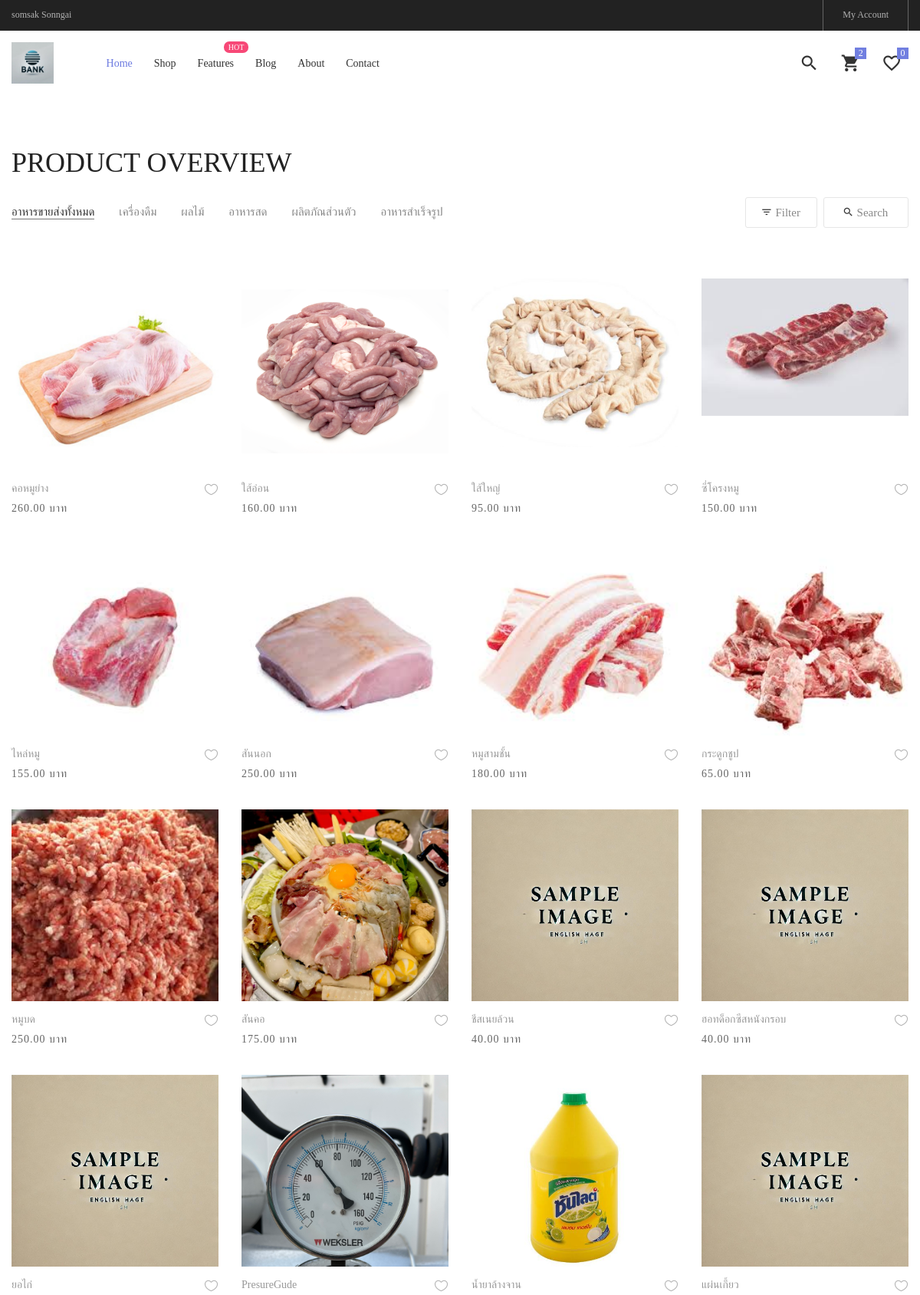
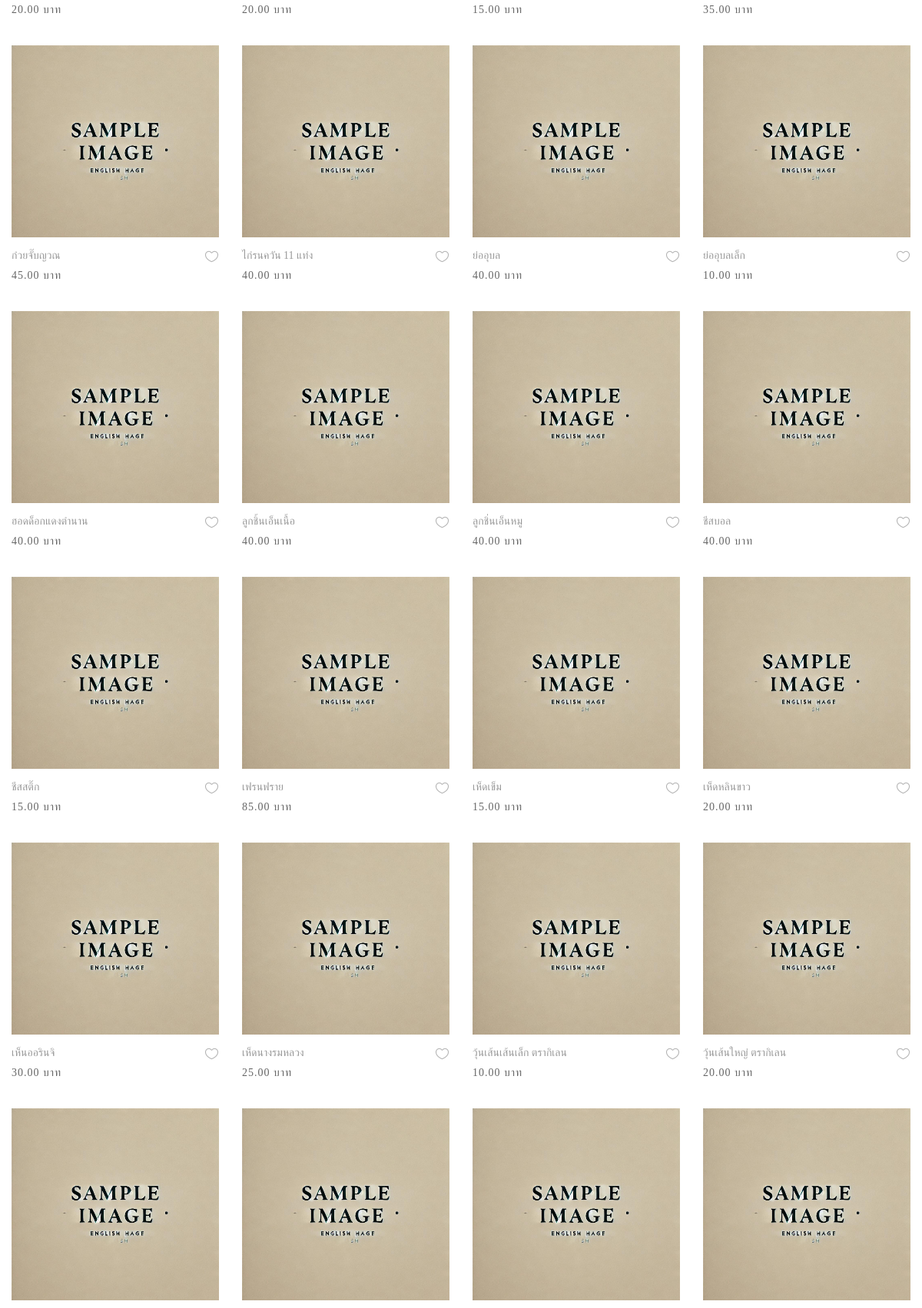
The page /ProductNew (upper part) on the database its author committed (2 pictures, top to bottom).
### productapp/models.py (models this page shows, shortened)
class Product1(models.Model):
    category = models.ForeignKey(Category, on_delete=models.CASCADE,null=True)  # เชื่อมโยงกับ Category
    name = models.CharField(max_length=100)  # ชื่อสินค้า
    description = models.TextField(max_length=500)
    price = models.DecimalField(max_digits=10, decimal_places=2)
    stock = models.DecimalField(max_digits=10, decimal_places=2)
    is_trending = models.BooleanField(default=False)
    image = models.ImageField(upload_to="product")
    profitprice = models.DecimalField(max_digits=10, decimal_places=2)
    created_at = models.DateTimeField(auto_now_add=True)  # วันที่เพิ่ม
    updated_at = models.DateTimeField(auto_now=True)      # วันที่แก้ไข
    barcode = models.CharField(max_length=13, unique=True) # สามารถที่จะทำการเพิ่มได้แค่ 13 ตัว
    class Meta:
        verbose_name = "Product"
        verbose_name_plural = "รายการสินค้า"

### productapp/views.py (the view)
# urls.py: path("ProductNew",views.ProductNew,name="Productnew"),
def ProductNew(request):
     all_product=Product1.objects.all().order_by("category") # เรียกลำดับจากชื่อสินค้า ถ้าเป็นการเพิ่ม order_by ตัวนี้จะมีการเชื่อมโยงกับ Product.html
     page=request.GET.get("page") # ดึงค่า parameter page เพิ่อระบุว่าผู้ใช้ต้องการดูหน้าที่เท่าไหร่ ถ้าไม่มี parametre page ใน url ค่านี้จะเป็น  None
     paginator=Paginator(all_product,500) #สร้าง object Paginator เพื่อแบ่งข้อมูล all_product ออกเป็นหน้า page โดยแต่ล่ะหน้าจะแสดงข้อมูล 3 รายการ
     all_product=paginator.get_page(page) #ดึงข้อมูลของหน้าที่ผู้ชายที่จะต้องการดู (ตามค่า page ที่ได้จาก url ) ถ้า page เป็น None  หรือไม่ถูกต้อง (เช่น มากกว่าจำนวณหน้าทั้งหมด ) จะดึงข้อมูลหน้าแรกมาให้โดยอัตโนมัติ
     return render (request,"ProductUpdate.html",{"all_product":all_product}) #ทำการดึงค่าตัวแปรมาเก็บไว้แล้ว Return กับไป

### productapp/models.py (called while the page is built)
    def __str__(self):
        return self.name

### productapp/templates/ProductUpdate.html (shortened to what this page needs)
{% extends "layoutUpdate.html"%}
{% load humanize %}
{% load static %}
{% block content%}
        <div class="sec-banner bg0 p-t-80 p-b-50">
        </div>
        <section class="bg0 p-t-23 p-b-140">
            <div class="container">
                <div class="p-b-10">
                    <h3 class="ltext-103 cl5">
                        Product Overview
                    </h3>
                </div>
                <div class="flex-w flex-sb-m p-b-52">
                    <div class="flex-w flex-l-m filter-tope-group m-tb-10">
                        <button class="stext-106 cl6 hov1 bor3 trans-04 m-r-32 m-tb-5 how-active1" data-filter="*">
                            อาหารขายส่งทั้งหมด
                        </button>
                        <button class="stext-106 cl6 hov1 bor3 trans-04 m-r-32 m-tb-5" data-filter=".women">
                            เครื่องดืม
                        </button>
                        <button class="stext-106 cl6 hov1 bor3 trans-04 m-r-32 m-tb-5" data-filter=".men">
                            ผลไม้
                        </button>
                        <button class="stext-106 cl6 hov1 bor3 trans-04 m-r-32 m-tb-5" data-filter=".อาหารสด">
                            อาหารสด
                        </button>
                        <button class="stext-106 cl6 hov1 bor3 trans-04 m-r-32 m-tb-5" data-filter=".ผลิตภัณส่วนตัว">
                            ผลิตภัณส่วนตัว
                        </button>
                        <button class="stext-106 cl6 hov1 bor3 trans-04 m-r-32 m-tb-5" data-filter=".watches">
                            อาหารสำเร็จรูป
                        </button>
                    </div>
                    <div class="flex-w flex-c-m m-tb-10">
                        <div class="flex-c-m stext-106 cl6 size-104 bor4 pointer hov-btn3 trans-04 m-r-8 m-tb-4 js-show-filter">
                            <i class="icon-filter cl2 m-r-6 fs-15 trans-04 zmdi zmdi-filter-list"></i>
                             Filter
                        </div>
                        <div class="flex-c-m stext-106 cl6 size-105 bor4 pointer hov-btn3 trans-04 m-tb-4 js-show-search">
                            <i class="icon-search cl2 m-r-6 fs-15 trans-04 zmdi zmdi-search"></i>
                            Search
                        </div>
                    </div>
                </div>
                <div class="row isotope-grid">
                    {% for Product1 in all_product %}
                    <div class="col-sm-6 col-md-4 col-lg-3 p-b-35 isotope-item {{ Product1.category }}">
                        <div class="block2">
                            <div class="block2-pic hov-img0">
                                <img src="{{ Product1.image.url }}" alt="{{ Product1.name }}">
                            </div>
                            <div class="block2-txt flex-w flex-t p-t-14">
                                <div class="block2-txt-child1 flex-col-l">
                                    <a href="{% url 'productDetail' Product1.id %}" class="stext-104 cl4 hov-cl1 trans-04 js-name-b2 p-b-6">
                                        {{ Product1.name }}
                                    </a>
                                    <span class="stext-105 cl3">
                                        {{ Product1.price | intcomma }} บาท
                                    </span>
                                </div>
                                <div class="block2-txt-child2 flex-r p-t-3">
                                    <a href="#" class="btn-addwish-b2 dis-block pos-relative js-addwish-b2">
                                        <img class="icon-heart1 dis-block trans-04" src="{% static 'assets/images/icons/icon-heart-01.png' %}" alt="ICON">
                                    </a>
                                </div>
                            </div>
                        </div>
                    </div>
                    {% endfor %}
                </div>
            </div>
        </section>
{% endblock %}

### productapp/static/assets/css/main.css (style rules this page uses)
.container { max-width: 1380px; }
@media (max-width: 1600px) { .container { max-width: 1200px; } }
.block2-pic { position: relative; width: 100%; height: 250px; background-size: cover; background-position: center; background-repeat: no-repeat; }
.block2-txt-child1 { width: calc(100% - 30px); }
.block2-txt-child2 { width: 30px; }
.cl2 { color: #333; }
.cl3 { color: #666; }
.cl4 { color: #999; }
.cl5 { color: #222; }
.cl6 { color: #888; }
.stext-104 { font-family: Poppins-Regular; font-size: 14px; line-height: 1.466667; }
.stext-105 { font-family: Poppins-Regular; font-size: 14px; line-height: 1.466667; letter-spacing: 1px; }
.stext-106 { font-family: Poppins-Regular; font-size: 15px; line-height: 1.2; }
.ltext-103 { font-family: Poppins-Bold; font-size: 36px; line-height: 1.1; text-transform: uppercase; }
.size-104 { min-width: 94px; height: 40px; }
.size-105 { min-width: 111px; height: 40px; }
.bg0 { background-color: #fff; }
.bor3 { border-bottom: 1px solid transparent; }
.bor4 { border: 1px solid #e6e6e6; border-radius: 3px; }
.how-active1 { color: #333; border-color: #797979; }
.hov-img0 { display: block; overflow: hidden; }
.hov-img0 img { width: 100%; -webkit-transition: transform 0.9s ease; -o-transition: transform 0.9s ease; -moz-transition: transform 0.9s ease; transition: transform 0.9s ease; }

### rows shown on the page
Product1: image (picture), name "คอหมูย่าง", price "260.00"
Product1: image (picture), name "ใส้อ่อน", price "160.00"
Product1: image (picture), name "ใส้ใหญ่", price "95.00"
Product1: image (picture), name "ซี่โครงหมู", price "150.00"
Product1: image (picture), name "ไหล่หมู", price "155.00"
Product1: image (picture), name "สันนอก", price "250.00"
Product1: image (picture), name "หมูสามชั้น", price "180.00"
Product1: image (picture), name "กระดูกชูป", price "65.00"
Product1: image (picture), name "หมูบด", price "250.00"
Product1: image (picture), name "สันคอ", price "175.00"
Product1: image (picture), name "ชีสเนยล้วน", price "40.00"
Product1: image (picture), name "ฮอทด็อกซีสหนังกรอบ", price "40.00"
Product1: image (picture), name "ยอไก่", price "20.00"
Product1: image (picture), name "PresureGude", price "20.00"
Product1: image (picture), name "น้ำยาล้างจาน", price "15.00"
Product1: image (picture), name "แผ่นเกี้ยว", price "35.00"
Product1: image (picture), name "ก๋วยจั๊บญวณ", price "45.00"
Product1: image (picture), name "ไก่รนควัน 11 แท่ง", price "40.00"
Product1: image (picture), name "ย่ออุบล", price "40.00"
Product1: image (picture), name "ย่ออุบลเล็ก", price "10.00"
Product1: image (picture), name "ฮอดด็อกแดงตำนาน", price "40.00"
Product1: image (picture), name "ลูกชิ้นเอ็นเนื้อ", price "40.00"
Product1: image (picture), name "ลูกชิ่นเอ็นหมู", price "40.00"
Product1: image (picture), name "ชีสบอล", price "40.00"
Product1: image (picture), name "ชีสสติ๊ก", price "15.00"
Product1: image (picture), name "เฟรนฟราย", price "85.00"
Product1: image (picture), name "เห็ดเข็ม", price "15.00"
Product1: image (picture), name "เห็ดหลินขาว", price "20.00"
Product1: image (picture), name "เห็นออรินจิ", price "30.00"
Product1: image (picture), name "เห็ดนางรมหลวง", price "25.00"
Product1: image (picture), name "วุ้นเส้นเส้นเล็ก ตรากิเลน", price "10.00"
Product1: image (picture), name "วุ้นเส้นใหญ่ ตรากิเลน", price "20.00"
Product1: image (picture)
Product1: image (picture)
Product1: image (picture)
Product1: image (picture)
